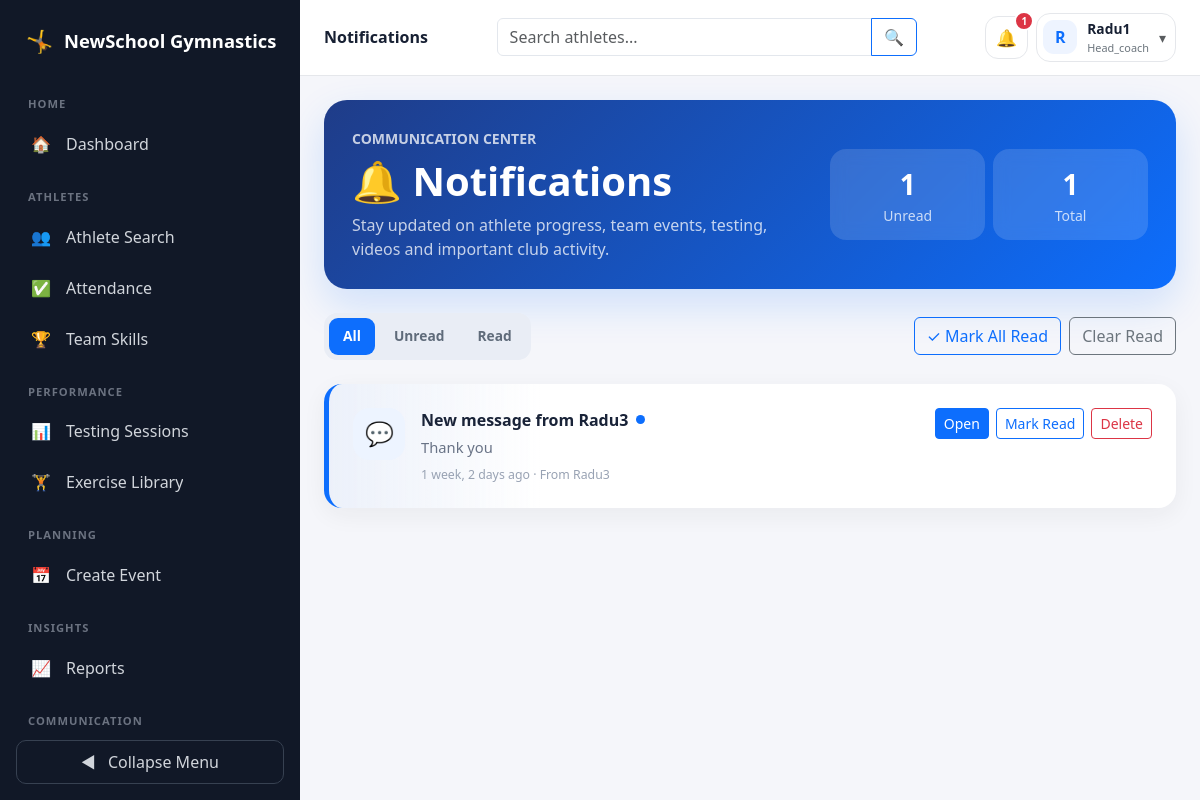
The page /communications/notifications/ (signed in) on the database as committed earlier.
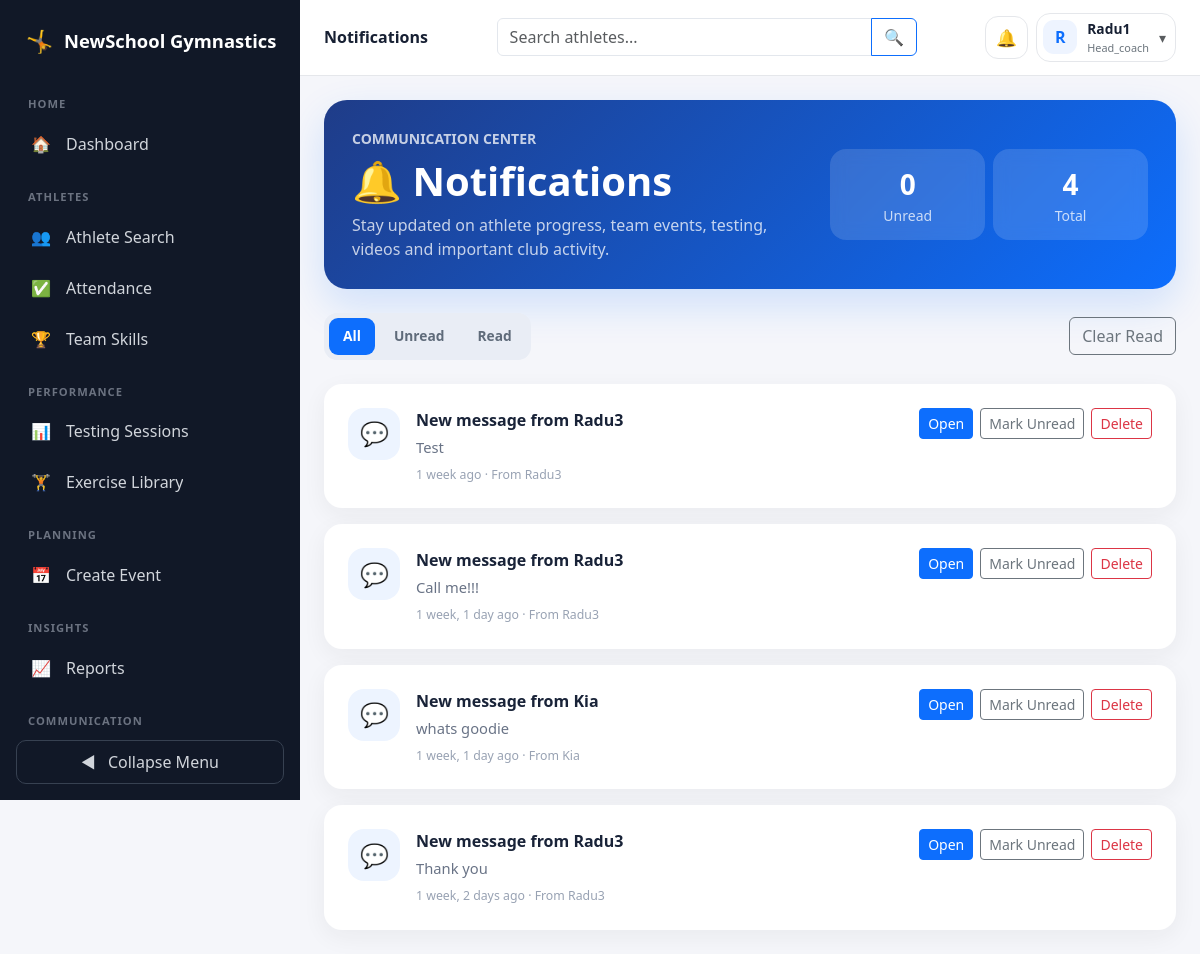
The same page on the database as committed later.
### communications/models.py (models this page shows, shortened)
class Notification(models.Model):
    TYPE_GENERAL = 'general'
    TYPE_WELLNESS = 'wellness'
    TYPE_TESTING = 'testing'
    TYPE_VIDEO = 'video'
    TYPE_EVENT = 'event'
    TYPE_ATTENDANCE = 'attendance'
    TYPE_ACHIEVEMENT = 'achievement'
    TYPE_MESSAGE = 'message'
    TYPE_SYSTEM = 'system'
    TYPE_CHOICES = [
        (TYPE_GENERAL, 'General'),
        (TYPE_WELLNESS, 'Wellness'),
        (TYPE_TESTING, 'Testing'),
        (TYPE_VIDEO, 'Video'),
        (TYPE_EVENT, 'Event'),
        (TYPE_ATTENDANCE, 'Attendance'),
        (TYPE_ACHIEVEMENT, 'Achievement'),
        (TYPE_MESSAGE, 'Message'),
        (TYPE_SYSTEM, 'System'),
    ]
    recipient = models.ForeignKey(
        settings.AUTH_USER_MODEL,
        on_delete=models.CASCADE,
        related_name='notifications'
    )
    sender = models.ForeignKey(
        settings.AUTH_USER_MODEL,
        on_delete=models.SET_NULL,
        related_name='sent_notifications',
        null=True,
        blank=True
    )
    notification_type = models.CharField(
        max_length=30,
        choices=TYPE_CHOICES,
        default=TYPE_GENERAL
    )
    title = models.CharField(max_length=150)
    message = models.TextField(blank=True)
    link = models.CharField(max_length=500, blank=True)
    is_read = models.BooleanField(default=False)
    read_at = models.DateTimeField(
        null=True,
        blank=True
    )
    created_at = models.DateTimeField(
        auto_now_add=True
    )
    class Meta:
        ordering = ['-created_at']
        indexes = [
            models.Index(
                fields=[
                    'recipient',
                    'is_read',
                    '-created_at',
                ]
            ),
        ]
    def get_icon(self):
        icons = {
            self.TYPE_GENERAL: '🔔',
            self.TYPE_WELLNESS: '💚',
            self.TYPE_TESTING: '📊',
            self.TYPE_VIDEO: '🎥',
            self.TYPE_EVENT: '📅',
            self.TYPE_ATTENDANCE: '✅',
            self.TYPE_ACHIEVEMENT: '🏆',
            self.TYPE_MESSAGE: '💬',
            self.TYPE_SYSTEM: '⚙️',
        }
        return icons.get(
            self.notification_type,
            '🔔'
        )

### accounts/models.py (models this page shows)
class User(AbstractUser):
    ROLE_CHOICES = [
        ('admin', 'Admin'),
        ('head_coach', 'Head Coach'),
        ('coach', 'Coach'),
        ('athlete', 'Athlete'),
        ('parent', 'Parent'),
    ]
    role = models.CharField(max_length=20, choices=ROLE_CHOICES)

### communications/views.py (the view)
@login_required
def notification_list(request):
    notification_filter = request.GET.get(
        'filter',
        'all'
    )
    notifications = Notification.objects.filter(
        recipient=request.user
    ).select_related(
        'sender'
    )
    if notification_filter == 'unread':
        notifications = notifications.filter(
            is_read=False
        )
    elif notification_filter == 'read':
        notifications = notifications.filter(
            is_read=True
        )
    elif notification_filter != 'all':
        notification_filter = 'all'
    paginator = Paginator(
        notifications,
        20
    )
    page_obj = paginator.get_page(
        request.GET.get('page')
    )
    unread_count = Notification.objects.filter(
        recipient=request.user,
        is_read=False
    ).count()
    total_count = Notification.objects.filter(
        recipient=request.user
    ).count()
    return render(
        request,
        'communications/notification_list.html',
        {
            'page_obj': page_obj,
            'notification_filter': (
                notification_filter
            ),
            'unread_count': unread_count,
            'total_count': total_count,
        }
    )

### communications/context_processors.py (called while the page is built)
def notification_context(request):
    if not request.user.is_authenticated:
        return {
            'global_notifications': [],
            'global_unread_notification_count': 0,
        }
    unread_notifications = (
        Notification.objects
        .filter(
            recipient=request.user,
            is_read=False
        )
        .order_by('-created_at')
    )
    return {
        'global_notifications': unread_notifications[:5],
        'global_unread_notification_count': (
            unread_notifications.count()
        ),
    }

### communications/templates/communications/notification_list.html (shortened to what the changed rows need)
{% extends "base.html" %}
{% block content %}
<div class="notifications-page">
    <div class="notifications-hero mb-4">
        <div class="row align-items-center">
            <div class="col-lg-7">
                <h1 class="fw-bold mb-2">
                    🔔 Notifications
                </h1>
            </div>
            <div class="col-lg-5 mt-4 mt-lg-0">
                <div class="row g-2">
                    <div class="col-6">
                        <div class="notification-stat text-center">
                            <div class="fs-3 fw-bold">
                                {{ unread_count }}
                            </div>
                            <div class="small opacity-75">
                                Unread
                            </div>
                        </div>
                    </div>
                    <div class="col-6">
                        <div class="notification-stat text-center">
                            <div class="fs-3 fw-bold">
                                {{ total_count }}
                            </div>
                            <div class="small opacity-75">
                                Total
                            </div>
                        </div>
                    </div>
                </div>
            </div>
        </div>
    </div>
    <div class="d-flex flex-wrap justify-content-between align-items-center gap-3 mb-4">
        <div class="d-flex flex-wrap gap-2">
            {% if unread_count %}
                <form
                    method="post"
                    action="{% url 'notification_mark_all_read' %}"
                >
                    <button
                        type="submit"
                        class="btn btn-outline-primary"
                    >
                        ✓ Mark All Read
                    </button>
                </form>
            {% endif %}
        </div>
    </div>
    {% if page_obj %}
        <div class="d-flex flex-column gap-3">
            {% for notification in page_obj %}
                <div
                    class="
                        card
                        notification-card
                        {% if not notification.is_read %}
                            unread
                        {% endif %}
                    "
                >
                    <div class="card-body p-4">
                        <div class="row align-items-start g-3">
                            <div class="col-auto">
                                <div class="notification-icon">
                                    {{ notification.get_icon }}
                                </div>
                            </div>
                            <div class="col">
                                <div class="d-flex align-items-center gap-2 mb-1">
                                    <div class="notification-title">
                                        {{ notification.title }}
                                    </div>
                                    {% if not notification.is_read %}
                                        <span
                                            class="unread-dot"
                                            title="Unread"
                                        ></span>
                                    {% endif %}
                                </div>
                                {% if notification.message %}
                                    <div class="notification-message">
                                        {{ notification.message }}
                                    </div>
                                {% endif %}
                                <div class="notification-time mt-2">
                                    {{ notification.created_at|timesince }}
                                    ago
                                    {% if notification.sender %}
                                        · From
                                        {% if notification.sender.get_full_name %}
                                            {{ notification.sender.get_full_name }}
                                        {% else %}
                                            {{ notification.sender.username }}
                                        {% endif %}
                                    {% endif %}
                                </div>
                            </div>
                            <div class="col-12 col-md-auto">
                                <div class="notification-actions">
                                    {% if notification.link %}
                                        <a
                                            href="{% url 'notification_open' notification.id %}"
                                            class="btn btn-sm btn-primary"
                                        >
                                            Open
                                        </a>
                                    {% endif %}
                                    {% if notification.is_read %}
                                        <form
                                            method="post"
                                            action="{% url 'notification_mark_unread' notification.id %}"
                                        >
                                            <button
                                                type="submit"
                                                class="btn btn-sm btn-outline-secondary"
                                            >
                                                Mark Unread
                                            </button>
                                        </form>
                                    {% else %}
                                        <form
                                            method="post"
                                            action="{% url 'notification_mark_read' notification.id %}"
                                        >
                                            <button
                                                type="submit"
                                                class="btn btn-sm btn-outline-primary"
                                            >
                                                Mark Read
                                            </button>
                                        </form>
                                    {% endif %}
                                    <form
                                        method="post"
                                        action="{% url 'notification_delete' notification.id %}"
                                    >
                                        <button
                                            type="submit"
                                            class="btn btn-sm btn-outline-danger"
                                        >
                                            Delete
                                        </button>
                                    </form>
                                </div>
                            </div>
                        </div>
                    </div>
                </div>
            {% endfor %}
        </div>
    {% endif %}
</div>
{% endblock %}

### templates/base.html (shortened to what the changed rows need)
<!DOCTYPE html>
<html lang="en">
<head>
    <link
        href="https://cdn.jsdelivr.net/npm/bootstrap@5.3.3/dist/css/bootstrap.min.css"
        rel="stylesheet"
    >
</head>
<body>
<div class="d-flex app-shell">
    <div class="main-area">
        <header class="topbar">
            <div class="d-flex flex-wrap justify-content-between align-items-center gap-3">
                {% if user.is_authenticated %}
                    <div class="d-flex align-items-center gap-2">
                        <div class="dropdown">
                            <button
                                class="notification-bell-button"
                                type="button"
                                data-bs-toggle="dropdown"
                                data-bs-auto-close="outside"
                                aria-expanded="false"
                                aria-label="Open notifications"
                            >
                                🔔
                                {% if global_unread_notification_count %}
                                    <span class="notification-bell-badge">
                                        {% if global_unread_notification_count > 99 %}
                                            99+
                                        {% else %}
                                            {{ global_unread_notification_count }}
                                        {% endif %}
                                    </span>
                                {% endif %}
                            </button>
                        </div>
                    </div>
                {% endif %}
            </div>
        </header>
        <main class="main-content">
            {% block content %}
            {% endblock %}
        </main>
    </div>
</div>
</body>
</html>

Rows that differ between the two databases and show on the page:
added Notification: get_icon "💬", title "New message from Radu3", message "Test", created_at "1 week", sender.username "Radu3", shows "Open"
added Notification: get_icon "💬", title "New message from Radu3", message "Call me!!!", created_at "1 week, 1 day", sender.username "Radu3", shows "Open"
added Notification: get_icon "💬", title "New message from Kia", message "whats goodie", created_at "1 week, 1 day", sender.username "Kia", shows "Open"
changed Notification "Thank you": is_read "Mark Read" → "Mark Unread"
Other text that changed with them:
{{ unread_count }}: "1" → "0"
{{ total_count }}: "1" → "4"
{{ global_unread_notification_count }}: "1" → (not shown)
text no longer shown: "✓ Mark All Read"
